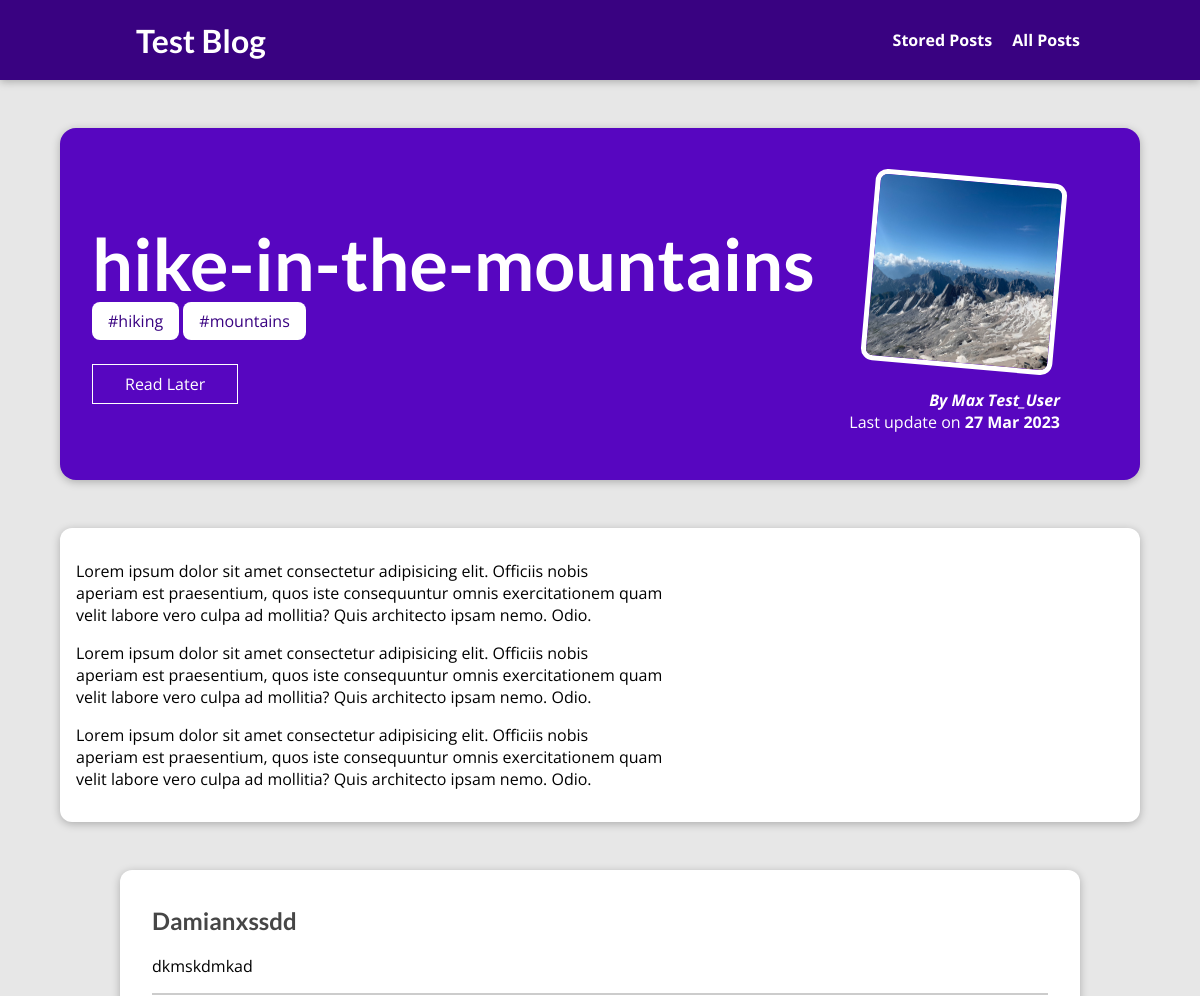
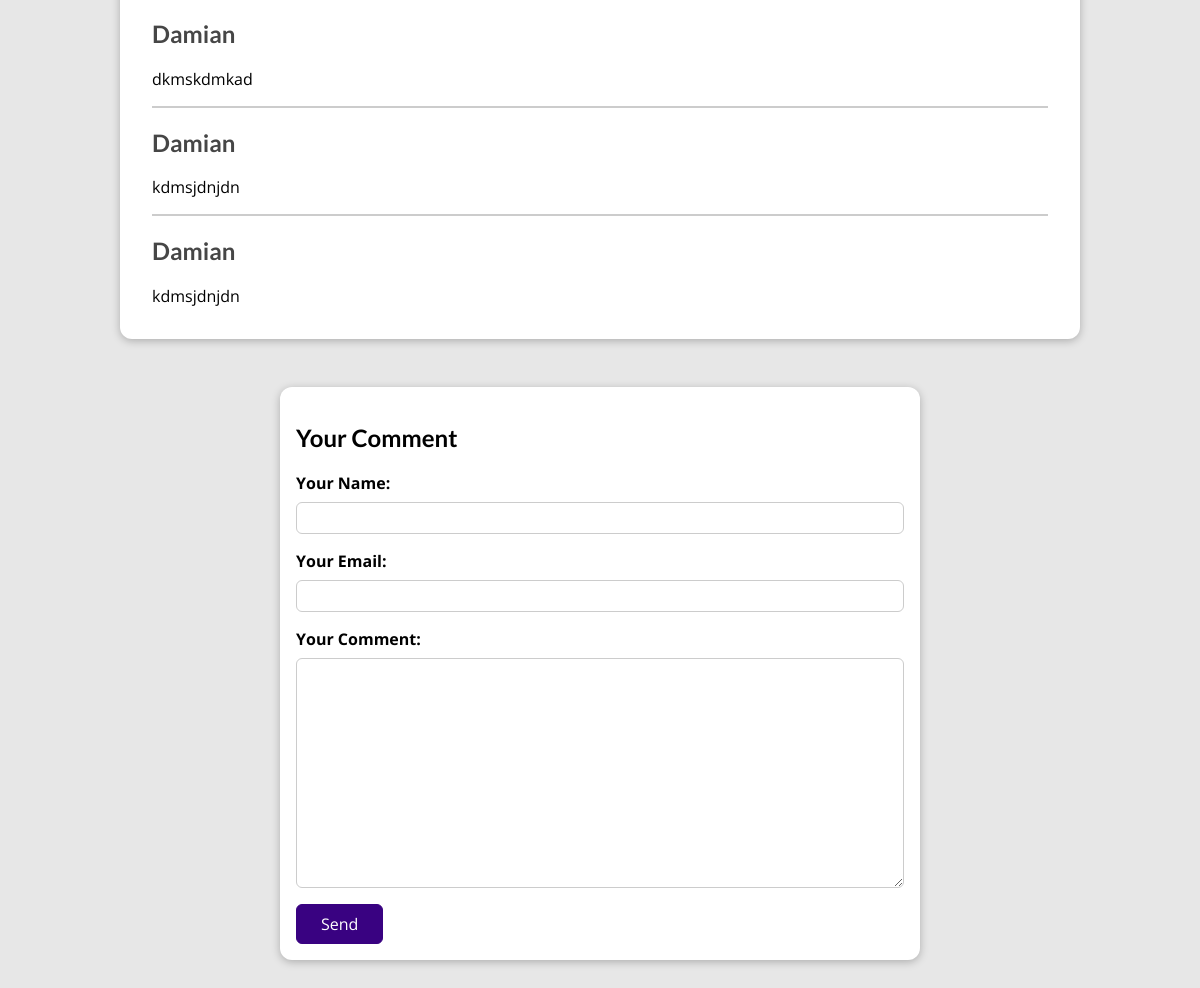
The page /posts/hike-in-the-mountains on the database its author committed (2 pictures, top to bottom).
### blog/models.py (models this page shows, shortened)
class Post(models.Model):
    title = models.CharField(max_length=50)
    excerpt = models.CharField(max_length=200)
    image = models.ImageField(upload_to='image', null=True)
    date = models.DateField(auto_now=True, auto_now_add=False)
    slug = models.SlugField(unique=True, db_index=True)
    content = models.TextField(validators=[MinLengthValidator(10)])
    author = models.ForeignKey(Author, on_delete=models.SET_NULL, related_name='posts', null=True)
    tag = models.ManyToManyField(Tag)

class Tag(models.Model):
    caption = models.CharField(max_length=50)

class Author(models.Model):
    first_name = models.CharField(max_length=100)
    last_name = models.CharField(max_length=100)
    email = models.EmailField(max_length=254)
    def __str__(self) -> str:
        return f"{self.first_name} {self.last_name}"

class Comments(models.Model):
    user_name = models.CharField(max_length=50)
    user_email = models.EmailField(max_length=254)
    comment_imput = models.TextField()
    post = models.ForeignKey(Post, on_delete=models.CASCADE, related_name='comments')

### blog/views.py (the view, shortened to what this page needs)
# urls.py: path('posts/<slug>', views.PostDetail.as_view(),
class PostDetail(View):
    def is_stored_posts(self, request, post_id):
        stored_posts = request.session.get('stored-post')
        if stored_posts is not None:
            is_saved_for_later = post_id in stored_posts
        else:
            is_saved_for_later = False
        return is_saved_for_later
    def get(self, requests, slug):
        post = Post.objects.get(slug=slug)
        context = {
            'post': post,
            'post_tags': post.tag.all(),
            'comment_form' : CommentForm(),
            'comments' : post.comments.all().order_by('-id'),
            'saved_for_later' : self.is_stored_posts(requests, post.id)
        }
        return render(requests, 'blog/post-detail.html', context)

### blog/forms.py
class CommentForm(forms.ModelForm):
    class Meta():
        model = Comments
        exclude = ['post']
        labels = {
            'user_name': 'Your Name',
            'user_email': 'Your Email',
            'comment_imput': 'Your Comment'
        }

### blog/templates/blog/post-detail.html (shortened to what this page needs)
{% extends 'base.html' %}
{% load static %}
{% block css_files %}
<link rel="stylesheet" href="{% static 'blog/post-detail.css' %}">
{% endblock css_files %}
{% block content %}
    <section id="summary">
        <h2>{{ post.title }}</h2>
        <div>
            {% for tag in post_tags %}
                <span class="tag">{{ tag.caption }}</span>
            {% endfor %}
        </div>
        <div id="read-later">
            <form action="{% url 'read-later' %}" method='POST'>
                <button>
                    {% if saved_for_later %}
                        Remove from "Read Later" List
                    {% else %}
                        Read Later
                    {% endif %}
                </button>
            </form>
        </div>
        <article>
            <img src="{{ post.image.url }}" alt="Post title">
            <address> By <a href="mailto: post.email">{{ post.author | title }}</a></address>
            <div>
                Last update on <time>{{ post.date| date:"d M Y" }}</time>
            </div>
        </article>
    </section>
<main>
    {{ post.content| linebreaks}}
</main>
<section id="comments">
    <ul>
        {% for comment in comments %}
        <li>
            <h2>{{ comment.user_name }}</h2>
            <p>{{ comment.comment_imput }}</p>
        </li>
        {% endfor %}
    </ul>
</section>
<section id="comment-form">
    <h2>Your Comment</h2>
    <form action='{% url 'post-detail-page' post.slug %}' method = "POST">
        {% for form_field in comment_form %}
            <div class="form-control {% if form_field.errors %}invalid{% endif %}">
                {{ form_field.label_tag }}
                {{ form_field }}
            </div>
        {% endfor %}
        <button>Send</button>
    </form>
</section>
{% endblock content %}

### static/app.css (style rules this page uses)
* { box-sizing: border-box; }
html { font-family: 'Open Sans', 'Lato', sans-serif; }
body { margin: 0; }
h1, h2, h3 { font-family: 'Lato', sans-serif; font-weight: bold; }

### blog/static/blog/post-detail.css (style rules this page uses)
body { background-color: #e7e7e7; }
#summary { margin: 8rem auto 3rem auto; padding: 2rem; width: 90%; max-width: 90rem; border-radius: 16px; background-color: #5706c0; position: relative; box-shadow: 0 2px 8px rgba(0, 0, 0, 0.25); height: 22rem; }
#summary h2 { color: white; font-size: 4.5rem; margin-bottom: 0.25rem; }
#summary article { position: absolute; top: 2rem; right: 3rem; padding: 1rem 2rem; border-radius: 12px; text-align: right; color: white; }
#summary article img { width: 12rem; height: 12rem; border-radius: 12px; transform: rotateZ(5deg); border: 5px solid white; margin-bottom: 1rem; }
#summary address { font-weight: bold; }
#summary a { color: white; text-decoration: none; }
#summary time { font-weight: bold; }
#read-later { margin: 2rem 0; }
#read-later button { background-color: transparent; border: 1px solid white; padding: 0.5rem 2rem; font: inherit; color: white; cursor: pointer; }
main { width: 90%; max-width: 90rem; margin: 3rem auto; background-color: white; padding: 1rem; border-radius: 12px; box-shadow: 0 2px 8px rgba(0, 0, 0, 0.25); }
.tag { background-color: white; color: #390281; padding: 0.5rem 1rem; border-radius: 8px; }
#comment-form { margin: 3rem auto; width: 90%; max-width: 40rem; border-radius: 12px; background-color: white; box-shadow: 0 2px 8px rgba(0, 0, 0, 0.25); padding: 1rem; }
#comment-form button { font: inherit; background-color: #390281; color: white; border: 1px solid #390281; padding: 0.5rem 1.5rem; border-radius: 6px; cursor: pointer; }
.form-control { margin-bottom: 1rem; }
.form-control label { font-weight: bold; margin-bottom: 0.5rem; display: block; }
.form-control input, .form-control textarea { display: block; width: 100%; font: inherit; padding: 0.25rem; border-radius: 6px; border: 1px solid #ccc; }
#comments { margin: 3rem auto; width: 90%; max-width: 60rem; border-radius: 12px; background-color: white; box-shadow: 0 2px 8px rgba(0, 0, 0, 0.25); padding: 1rem 2rem; }
#comments ul { list-style: none; margin: 0; padding: 0; }
#comments li { margin-bottom: 1rem; border-bottom: 2px solid #ccc; }
#comments li:last-of-type { border-bottom: none; }
#comments h2 { color: #464646; }

### rows shown on the page
Post: title "hike-in-the-mountains", image (picture), author "Max Test_User", date "27 Mar 2023", content "Lorem ipsum dolor sit amet consectetur adipisicing elit. Officiis nobis aperiam est praesentium, quos iste consequuntur omnis exercitationem quam velit labore vero culpa ad mollitia? Quis architecto ipsam nemo. Odio. Lorem ipsum dolor sit amet consectetur adipisicing elit. Officiis nobis aperiam est praesentium, quos iste consequuntur omnis exercitationem quam velit labore vero culpa ad mollitia? Quis architecto ipsam nemo. Odio. Lorem ipsum dolor sit amet consectetur adipisicing elit. Officiis nobis aperiam est praesentium, quos iste consequuntur omnis exercitationem quam velit labore vero culpa ad mollitia? Quis architecto ipsam nemo. Odio."
Tag: caption "#hiking"
Tag: caption "#mountains"
Comments: user_name "Damianxssdd", comment_imput "dkmskdmkad"
Comments: user_name "Damian", comment_imput "dkmskdmkad"
Comments: user_name "Damian", comment_imput "kdmsjdnjdn"
Comments: user_name "Damian", comment_imput "kdmsjdnjdn"
